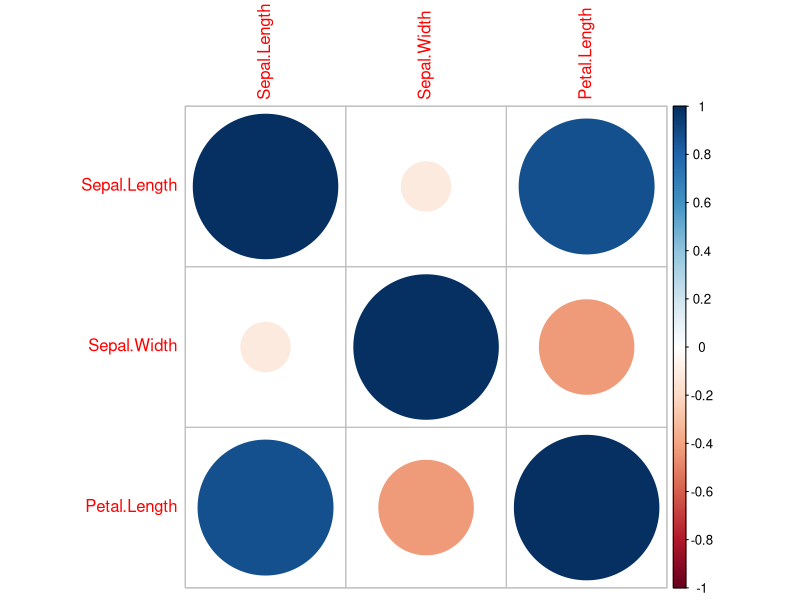
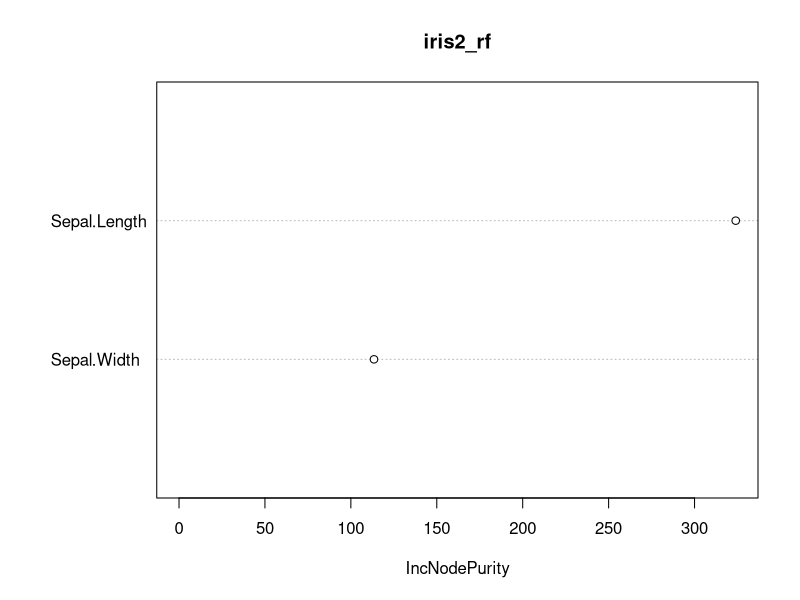
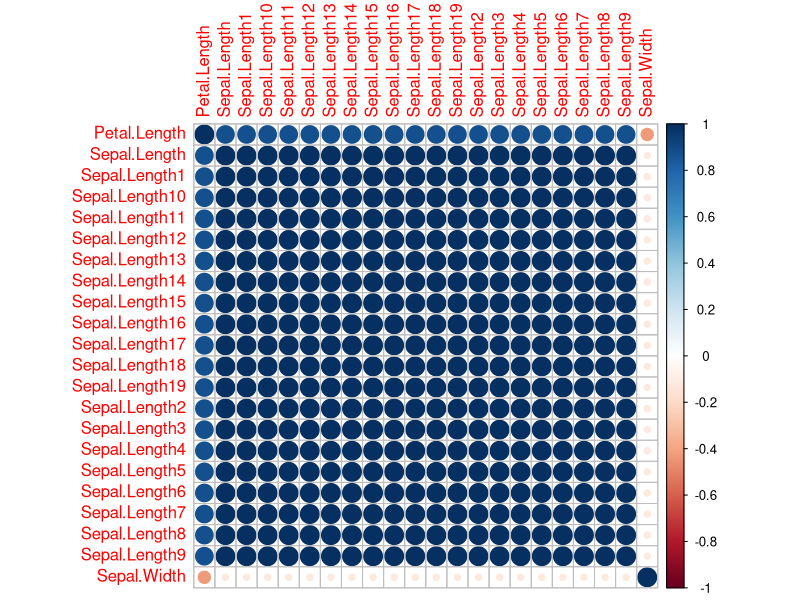
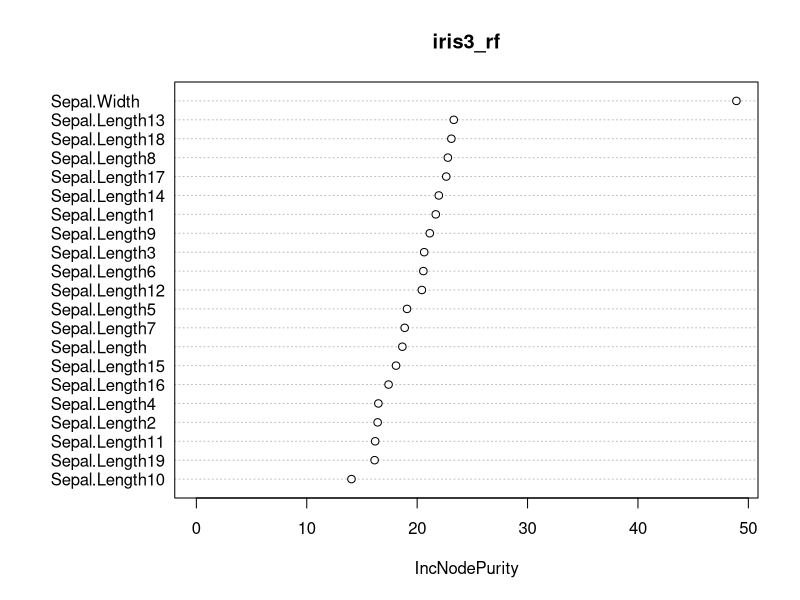
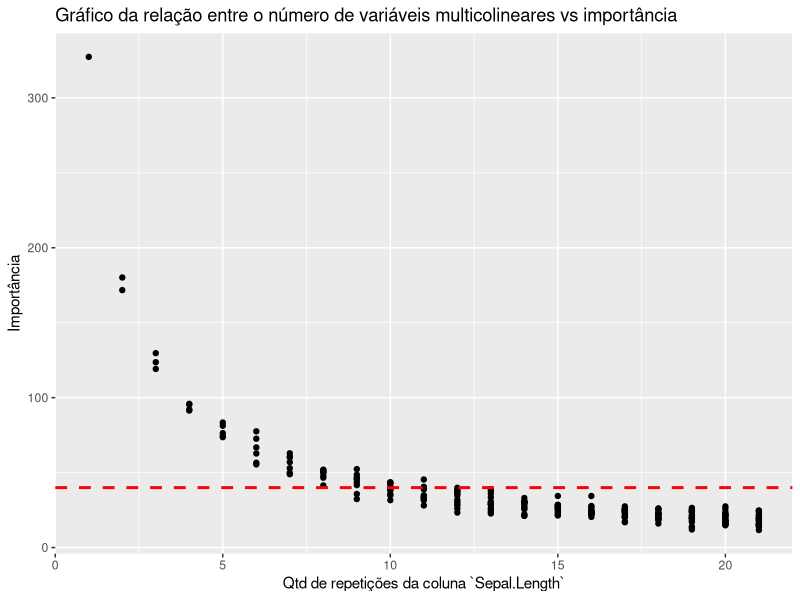

Here is the R script that generated these plots, in order:
## ---- chunk 1
knitr::opts_chunk$set(collapse = TRUE, cache = FALSE)
## ---- chunk 2
library(tidyverse)

iris2 <- iris %>% select(Sepal.Length, Sepal.Width, Petal.Length)
iris2 %>% cor %>% corrplot::corrplot()
## ---- chunk 3
library(randomForest)
iris2_rf <- randomForest(Petal.Length ~ ., data = iris2)
varImpPlot(iris2_rf)
## ---- chunk 4
iris3 <- accumulate(1:20, ~{
  .x[[paste0("Sepal.Length", .y)]] <-  iris2$Sepal.Length
  .x
}, .init = iris2)

iris3[[20]] %>% cor %>% corrplot::corrplot(order = "alphabet")
## ---- chunk 5
iris3_rf <- randomForest(Petal.Length ~ ., data = iris3[[20]])
varImpPlot(iris3_rf)
## ---- chunk 6
# ajusta random forest para bases com 1 a 20 repetições de `Sepal.Length`
rfs <- map(iris3, ~ randomForest(Petal.Length ~ ., data = .x) %>% importance)

# extrai as importâncias das repetições de `Sepal.Length`
importancia <- map_dfr(rfs, ~{
  .x %>% 
    as.data.frame() %>% 
    tibble::rownames_to_column() %>% 
    dplyr::filter(stringr::str_detect(rowname, "^Sepal.Length"))
}, .id = "n_repeticoes") %>%
  mutate(n_repeticoes = as.numeric(n_repeticoes))

# Gráfico do número de variáveis multicolineares vs importância
importancia %>%
  ggplot(aes(x = n_repeticoes, y = IncNodePurity)) +
  geom_point() +
  geom_hline(yintercept = 40, size = 1, linetype = "dashed", colour = "red") +
  labs(x = "Qtd de repetições da coluna `Sepal.Length`", y = "Importância", title = "Gráfico da relação entre o número de variáveis multicolineares vs importância")
